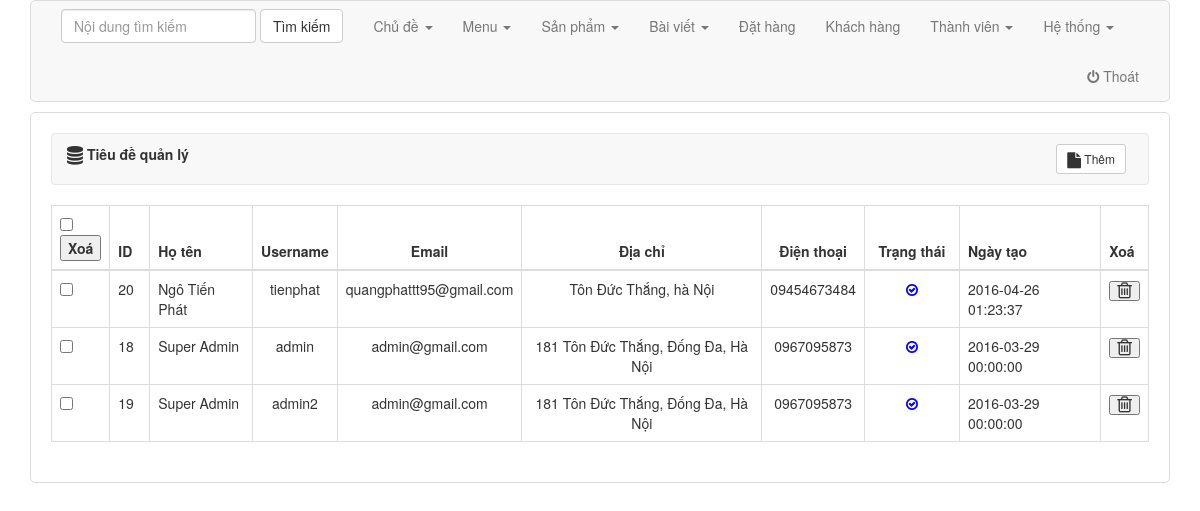
Screenshot of /index.php/admin/members/view with the database file from the repository.
### tables this page shows
CREATE TABLE IF NOT EXISTS `ci_members` (
  `id` int(11) NOT NULL,
  `name` varchar(60) NOT NULL,
  `username` varchar(30) NOT NULL,
  `email` varchar(40) NOT NULL,
  `password` varchar(50) NOT NULL,
  `address` varchar(255) NOT NULL,
  `phone` varchar(15) NOT NULL,
  `created` datetime NOT NULL,
  `status` int(11) NOT NULL,
  `access` int(11) NOT NULL
);

### application/controllers/admin/Members.php (called while the page is built, shortened)
<?php
class Members extends CI_Controller {
    public function __construct() {
        $this->load->model('backend/Mmembers');
        $this->data['folder'] = 'members';
    }
    public function view() {
        $this->load->library('pagination');
        $config['total_rows'] = $this->Mmembers->count_all();
        $config['per_page'] = 10;
        $limit = $config['per_page'];
        $first = $this->uri->segment(4);
        $this->data['links'] = $this->pagination->create_links();
        $this->data['list'] = $this->Mmembers->members_all($limit, $first);
        $this->data['view'] = 'view';
        $this->load->view('backend/layout', $this->data);
    }
}

### index.php (called while the page is built, shortened)
<?php
include_once BASEPATH.'core/CodeIgniter.php';

### application/models/backend/Mmembers.php (called while the page is built, shortened)
<?php
class Mmembers extends CI_Model {
    public function __construct() {
        $this->table = $this->db->dbprefix('members');
    }
    public function count_all() {
        $this->db->order_by('created', 'desc');
        $query = $this->db->get($this->table);
        return count($query->result_array());
    }
    public function members_all($limit, $first) {
        $this->db->order_by('created', 'desc');
        $query = $this->db->get($this->table, $limit, $first);
        return $query->result_array();
    }
}
?>

### application/views/backend/pages/members/view.php (the view, shortened to what this page needs)
<div class="show-table">
    <table class="table table-bordered table-hover" style="border: 1px solid gainsboro;">
        <thead>
            <tr>
                <th width="40px"><input type="checkbox" id="check"><button id="delete-all" onclick="delete_member('members')">Xoá</button></th>
                <th width="40px">ID</th>
                <th>Họ tên</th>
                <th class='text-center'>Username</th>
                <th class='text-center'>Email</th>
                <th class='text-center'>Địa chỉ</th>
                <th class='text-center'>Điện thoại</th>
                <th width="95px" class='text-center'>Trạng thái</th>
                <th>Ngày tạo</th>
                <th width="20px">Xoá</th>
            </tr>
        </thead>
        <tbody>
            <?php foreach ($list as $row): ?>
                <?php
                $id = $row['id'];
                $status = ($row['status'] == 1) ? "<span class='fa fa-check-circle-o mauxanh'></span>" : "<span class='fa fa-remove maudo'></span>";
                ?>
                <tr>
                    <td><div class="check"><input type="checkbox" class="check-delete" value="<?php echo $id; ?>"/></div></td>
                    <td><?php echo $id; ?></td>
                    <td><?php echo $row["name"]; ?></td>
                    <td class='text-center'><?php echo $row["username"]; ?></td>
                    <td class='text-center'><?php echo $row["email"] ?></td>
                    <td class='text-center'><?php echo $row["address"] ?></td>
                    <td class='text-center'><?php echo $row["phone"] ?></td>
                    <td class='text-center status'><?php echo $status; ?></td>
                    <td><?php echo $row["created"]; ?></td>
                    <td>
                        <button class='fa fa-trash-o fa-lg btnDelete-members' onclick="del_member('members', '<?php echo $id; ?>')" ></button>
                    </td>
                </tr>
            <?php endforeach; ?>
        </tbody>
    </table>
</div>

### application/views/backend/layout.php (shortened to what this page needs)
<!DOCTYPE html>
<html lang="en">
    <head>
        <link href="public/backend/css/bootstrap.css" rel="stylesheet">
        <link href="public/backend/css/template.css" rel="stylesheet">
        <link href="public/backend/css/font-awesome.min.css" rel="stylesheet">
    </head>
    <body>
        <div class="header container">
            <?php $this->load->view('backend/modules/mainmenu'); ?>
        </div>
        <div class="content container">
            <div class="row tieu_de">
                <div class="col-md-12">
                    <nav class="row navbar navbar-default rtd_header">
                        <div class="col-md-4">
                            <p><strong><i class="fa fa-database fa-lg"></i>  Tiêu đề quản lý</strong></p>
                        </div>
                        <div class="col-md-8 text-right">
                            <?php $this->load->view('backend/modules/toolbar'); ?>
                        </div>
                    </nav>
                </div>
            </div>
            <div class="row noi_dung">
                <div class="col-md-12">
                    <?php
                    if (isset($folder) && isset($view)) {
                        $this->load->view('backend/pages/' . $folder . '/' . $view);
                    }
                    ?>
                </div>
            </div>
        </div>
    </body>
</html>

### application/views/backend/modules/mainmenu.php (shortened to what this page needs)
<div class="row">
    <div class="col-md-12">
        <nav class="navbar navbar-default" role="navigation">
            <form class="navbar-form navbar-left" role="search">
                <div class="form-group">
                    <input type="text" class="form-control" placeholder="Nội dung tìm kiếm">
                </div>
                <button type="submit" class="btn btn-default">Tìm kiếm</button>
            </form>
            <div class="collapse navbar-collapse navbar-ex1-collapse">
                <ul class="nav navbar-nav navbar-left">
                    <li class="dropdown">
                        <a href="#" class="dropdown-toggle" data-toggle="dropdown">Chủ đề <b class="caret"></b></a>
                    </li>
                    <li class="dropdown">
                        <a href="#" class="dropdown-toggle" data-toggle="dropdown">Menu <b class="caret"></b></a>
                    </li>
                    <li class="dropdown">
                        <a href="#" class="dropdown-toggle" data-toggle="dropdown">Sản phẩm <b class="caret"></b></a>
                    </li>
                    <li class="dropdown">
                        <a href="#" class="dropdown-toggle" data-toggle="dropdown">Bài viết <b class="caret"></b></a>
                    </li>
                    <li><a href="admin/order/view">Đặt hàng</a></li>
                    <li><a href="admin/customer/view">Khách hàng</a></li>
                    <li class="dropdown">
                        <a href="#" class="dropdown-toggle" data-toggle="dropdown">Thành viên <b class="caret"></b></a>
                    </li>
                    <li class="dropdown">
                        <a href="#" class="dropdown-toggle" data-toggle="dropdown">Hệ thống <b class="caret"></b></a>
                    </li>
                </ul>
                <ul class="nav navbar-nav navbar-right">
                    <li><a href="admin/user/logout"><span class="fa fa-power-off"></span>  Thoát</a> </li>
                </ul>
            </div>
        </nav>
    </div>
</div>

### application/views/backend/modules/toolbar.php
<?php
if(isset($folder) && isset($view))
{
	if($view == 'view')
	{
		echo "<a class='btn btn-default btn-sm' href='admin/".$folder."/insert' style='margin-right: 7px;'>";
			echo "<span class='fa fa-file fa-lg'></span>  Thêm ";
		echo "</a>";
	}
	else
	{
		echo "<a class='btn btn-danger btn-sm' href='admin/".$folder."/view' style='margin-right: 7px;'>";
			echo "<span class='fa fa-times-circle-o fa-lg'></span>  Thoát";
		echo "</a>";
	}
}
?>

### public/backend/css/template.css (style rules this page uses)
.header { width: 95%;border: 1px solid gainsboro;border-radius: 5px;margin: 0px auto 10px auto;background: #F8F8F8; }
.header .navbar { border: 0px; background: none; margin: 0px; }
.tieu_de { margin: 0; }
.content { padding: 20px;border: 1px solid gainsboro;border-radius: 5px;width: 95%; }
.mauxanh { color: blue; }
.navbar-form { border: 0px; }
.rtd_header { padding: 10px 0px; }

### rows the page displays
ci_members: id "20", name "Ngô Tiến Phát", username "tienphat", email "quangphattt95@gmail.com", address "Tôn Đức Thắng, hà Nội", phone "09454673484", status 1 (drawn), created "2016-04-26 01:23:37"
ci_members: id "18", name "Super Admin", username "admin", email "admin@gmail.com", address "181 Tôn Đức Thắng, Đống Đa, Hà Nội", phone "0967095873", status 1 (drawn), created "2016-03-29 00:00:00"
ci_members: id "19", name "Super Admin", username "admin2", email "admin@gmail.com", address "181 Tôn Đức Thắng, Đống Đa, Hà Nội", phone "0967095873", status 1 (drawn), created "2016-03-29 00:00:00"
